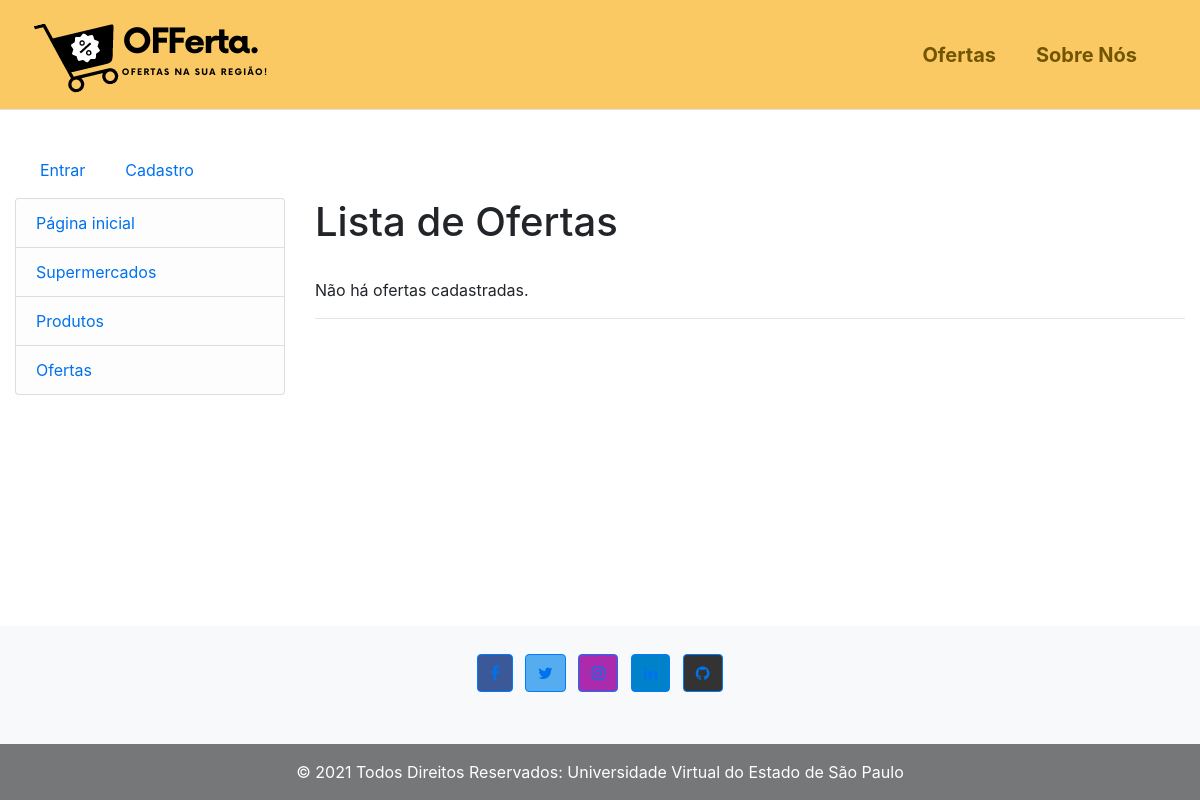
/ofertas/ofertas/, run on an earlier commit of the app's database.
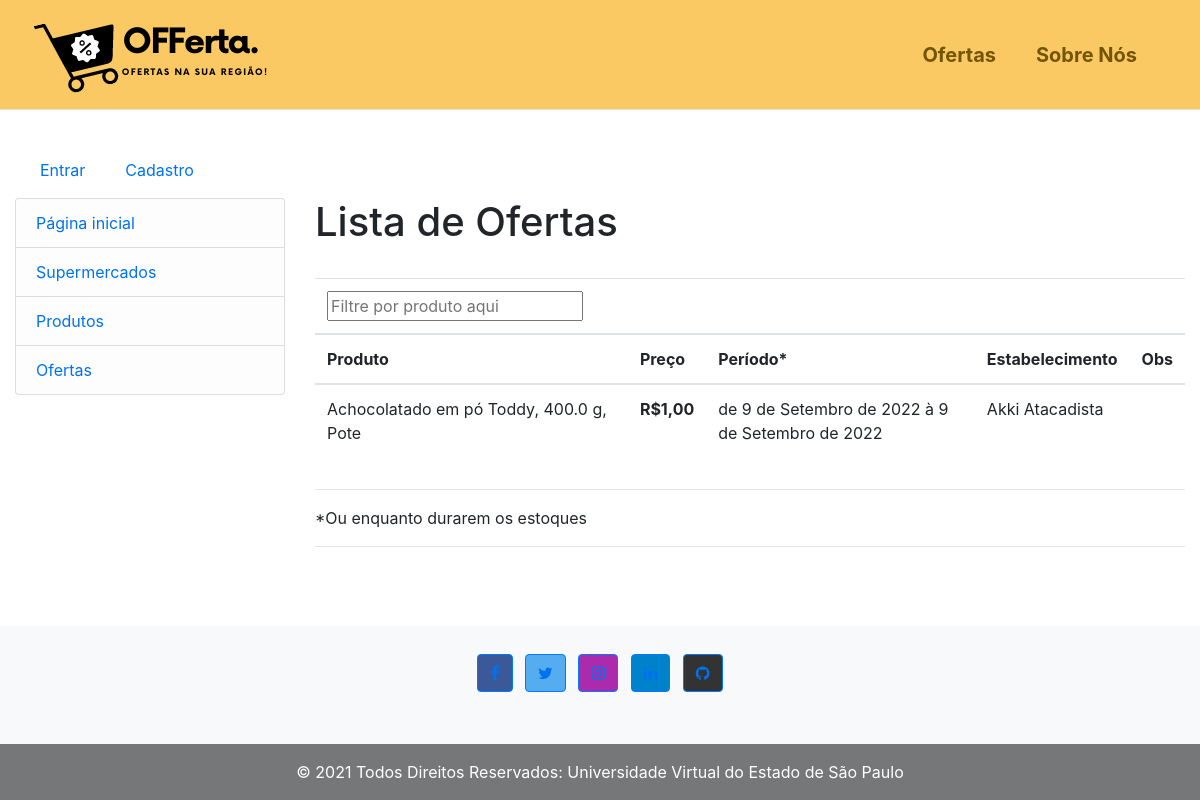
And on a later commit of the database.
### ofertas/models.py (models this page shows, shortened)
class Em_Oferta(models.Model):
    sm = models.ForeignKey('Supermercado', on_delete=models.SET_NULL, null=True)
    pd = models.ForeignKey('Produto', on_delete=models.SET_NULL, null=True)
    preco = models.DecimalField(max_digits=10, decimal_places=2)
    inicio = models.DateField(null=True, blank=True)
    fim = models.DateField(null=True, blank=True)
    obs = models.CharField(max_length=50, null=True, blank=True)
    class Meta:
        ordering = ['pd','preco']
        verbose_name = 'Em oferta'
        verbose_name_plural = 'Em oferta'

class Produto(models.Model):
    desc = models.CharField(max_length=50)
    marca = models.CharField(max_length=50)
    qtd = models.FloatField()
    UNIDADES = (
        ('cx','caixa'),
        ('g','grama'),
        ('gl','galão'),
        ('kg','quilo'),
        ('l','litro'),
        ('ml','mililitro'),
        ('pc','pacote'),
        ('pç','peça'),
        ('unid','unidade')
    )
    unid = models.CharField(
        max_length=10,
        choices=UNIDADES
    )
    obs = models.CharField(max_length=50, null=True, blank=True)
    imagem = models.ImageField(upload_to='produtos/%Y/%m/%d', blank=True)
    class Meta:
        ordering = ['desc', 'marca','qtd']
    def __str__(self):
        if self.obs:
            return f'{self.desc} {self.marca}, {self.qtd} {self.unid}, {self.obs}'
        else:
            return f'{self.desc} {self.marca}, {self.qtd} {self.unid}'

class Supermercado(models.Model):
    nome = models.CharField(max_length=50, help_text='Insira o nome de um mercado')
    imagem = models.ImageField(upload_to='supermercados/%Y/%m/%d', blank=True)
    site = models.CharField(max_length=50, help_text='Insira o site com http://', blank=True)
    class Meta:
        ordering = ['nome']
    def __str__(self):
        return self.nome

### ofertas/views.py (the view)
# urls.py: path('ofertas/', views.Em_OfertaListView.as_view(), name='ofertas'),
class Em_OfertaListView(generic.ListView):
	today = date.today()
	model = Em_Oferta
	queryset = Em_Oferta.objects.filter(fim__gte=today)

### ofertas/templates/ofertas/em_oferta_list.html
{% extends "base_generic.html" %}
{% block content %}
  <h1>Lista de Ofertas</h1>
  <br>
  {% if em_oferta_list %}
  <div class="table-responsive">
  <table id="tabela" class="table table-hover"><thead>
	   <tr>
			<th><input type="text" id="txtColuna1" value="" placeholder="Filtre por produto aqui"/></th>
			<th></th>
			<th></th>
			<th></th>
			<th></th>
	  </tr>
      <tr>
        <th>Produto</th>
        <th>Preço</th>
        <th>Período*</th>
		<th>Estabelecimento</th>
		<th>Obs</th>
      </tr>
    </thead>
	<tbody>
	{% for em_oferta in em_oferta_list %}
      <tr>
        <td>{{ em_oferta.pd }}</td>
		<td><strong>R${{ em_oferta.preco }}</strong></td>
		<td>de {{ em_oferta.inicio }} à {{ em_oferta.fim }}</td>
		<td>{{ em_oferta.sm }}</td>
			{% if em_oferta.obs %}
			<td>{{ em_oferta.obs }}</td>
			{% else %}
			<td></td>
			{% endif %}
      </tr>
    {% endfor %}
	</tbody>
	</table>
	</div>
	<hr>
	  <p>*Ou enquanto durarem os estoques</p>
  {% else %}
    <p>Não há ofertas cadastradas.</p>
  {% endif %}
  <hr>
{% endblock %}

### ofertas/templates/base_generic.html (shortened to what this page needs)
<!DOCTYPE html>
<html lang="pt-BR">
<head>
  <link rel="stylesheet" href="https://cdn.jsdelivr.net/npm/bootstrap@4.5.3/dist/css/bootstrap.min.css"
>
  <link rel="stylesheet" href="https://cdnjs.cloudflare.com/ajax/libs/font-awesome/4.7.0/css/font-awesome.min.css">
  {% load static %}
  <link rel="stylesheet" href="{% static 'css/styles.css' %}">
</head>
<body class="d-flex flex-column min-vh-100">
  <nav class="navbar navbar-expand-lg sticky-top border-bottom navbar-light mb-5" style="background-color: #FBC964;">
    <div class="container-fluid">
        <a href="{% url 'index' %}" class="navbar-brand">
            <img src="{% static '/img/icons/logo_navbar.png' %}"  class="d-inline-block align-self-top" alt="Logotipo do site: um carrinho de supermercado com o símbolo de porcentagem. Leva à página inicial.">
        </a>
        <div class="collapse navbar-collapse" id="navbarCollapse">
            <ul class="navbar-nav ml-auto">
                <li class="nav-item">
                    <a href="{% url 'ofertas' %}" class="nav-link lead mr-4 font-weight-bold" style="color:#715500" >Ofertas</a>
                </li>
                <li class="nav-item">
                    <a href="{% url 'about' %}" class="nav-link lead mr-4 font-weight-bold" style="color:#715500">Sobre Nós</a>
                </li>
            </ul>
        </div>
    </div>
  </nav>
  <div class="container-fluid">
    <div class="row">
	{% if user.is_authenticated %}
     		<ul>Usuário: {{ user.get_username }}</ul>
     		<ul><a href="{% url 'account_logout'%}?next={{request.path}}">Sair</a></ul>
   	{% else %}
     		<ul><a href="{% url 'account_login'%}?next={{request.path}}">Entrar</a></ul>
			<ul><a href="{% url 'account_signup'%}?next={{request.path}}">Cadastro</a></ul>
   	{% endif %}
	</div>
	<div class="row">
      {% block sidebar %}
        <div class="col-lg-3">
            <ul class="list-group mb-3 mb-lg-0">
                <a class="text-decoration-none list-group-item list-group-item-light"
                    href="{% url 'index' %}">
                    Página inicial
                </a>
				<a class="text-decoration-none list-group-item list-group-item-light"
                    href="{% url 'supermercados' %}">
                    Supermercados
                </a>
				<a class="text-decoration-none list-group-item list-group-item-light"
                    href="{% url 'produtos' %}">
                    Produtos
                </a>
				<a class="text-decoration-none list-group-item list-group-item-light"
                    href="{% url 'ofertas' %}">
                    Ofertas
                </a>
            </ul>
        </div>
	   {% endblock %}
      <div class="col-sm-9">{% block content %}{% endblock %}</div>
    </div>
  </div>
  <footer class="bg-light text-center text-white mt-auto">
    <div class="container p-4 pb-0">
        <section class="mb-4">
          <a
            class="btn btn-primary btn-floating m-1"
            style="background-color: #3b5998;"
            href="https://pt-br.facebook.com/univespoficial/"
            role="button"
			aria-label="página da Univesp no Facebook"
            ><i class="fa fa-facebook"></i
          ></a>
          <a
            class="btn btn-primary btn-floating m-1"
            style="background-color: #55acee;"
            href="https://twitter.com/univespoficial"
            role="button"
			aria-label="página da Univesp no twitter"
            ><i class="fa fa-twitter"></i
          ></a>
          <a
            class="btn btn-primary btn-floating m-1"
            style="background-color: #ac2bac;"
            href="https://www.instagram.com/univespoficial/?hl=pt-br"
            role="button"
			aria-label="página da Univesp no Instagram"
            ><i class="fa fa-instagram"></i
          ></a>
          <a
            class="btn btn-primary btn-floating m-1"
            style="background-color: #0082ca;"
            href="https://www.linkedin.com/school/univespoficial/"
            role="button"
			aria-label="página da Univesp no Linkedin"
            ><i class="fa fa-linkedin"></i
          ></a>
          <a
            class="btn btn-primary btn-floating m-1"
            style="background-color: #333333;"
            href="https://github.com/alunos2020pi/Projeto-Integrador"
            role="button"
			aria-label="página do projeto no Github"
            ><i class="fa fa-github"></i
          ></a>
        </section>
      </div>
      <div class="text-center p-3" style="background-color: #757778;">
        © 2021 Todos Direitos Reservados:
        <a class="text-white" href="https://univesp.br"> Universidade Virtual do Estado de São Paulo</a>
      </div>
    </footer>
</body>
</html>

### ofertas/static/css/styles.css (style rules this page uses)
h1 { font-size: 40px; }
body { margin: 0; padding: 0; box-sizing: border-box; max-width: 100%; overflow-y: overlay !important; overflow-x: auto; overflow-wrap: break-word; }
a:link { color: #0072ee; }

What changed in the data, as far as the page shows it:
added Em_Oferta: pd "Achocolatado em pó Toddy, 400.0 g, Pote", preco "1,00", inicio "9 de Setembro de 2022", fim "9 de Setembro de 2022", sm "Akki Atacadista"
Also different on the page:
text no longer shown: "Não há ofertas cadastradas."
text now shown: "Produto Preço Período* Estabelecimento Obs *Ou enquanto durarem os estoques"
